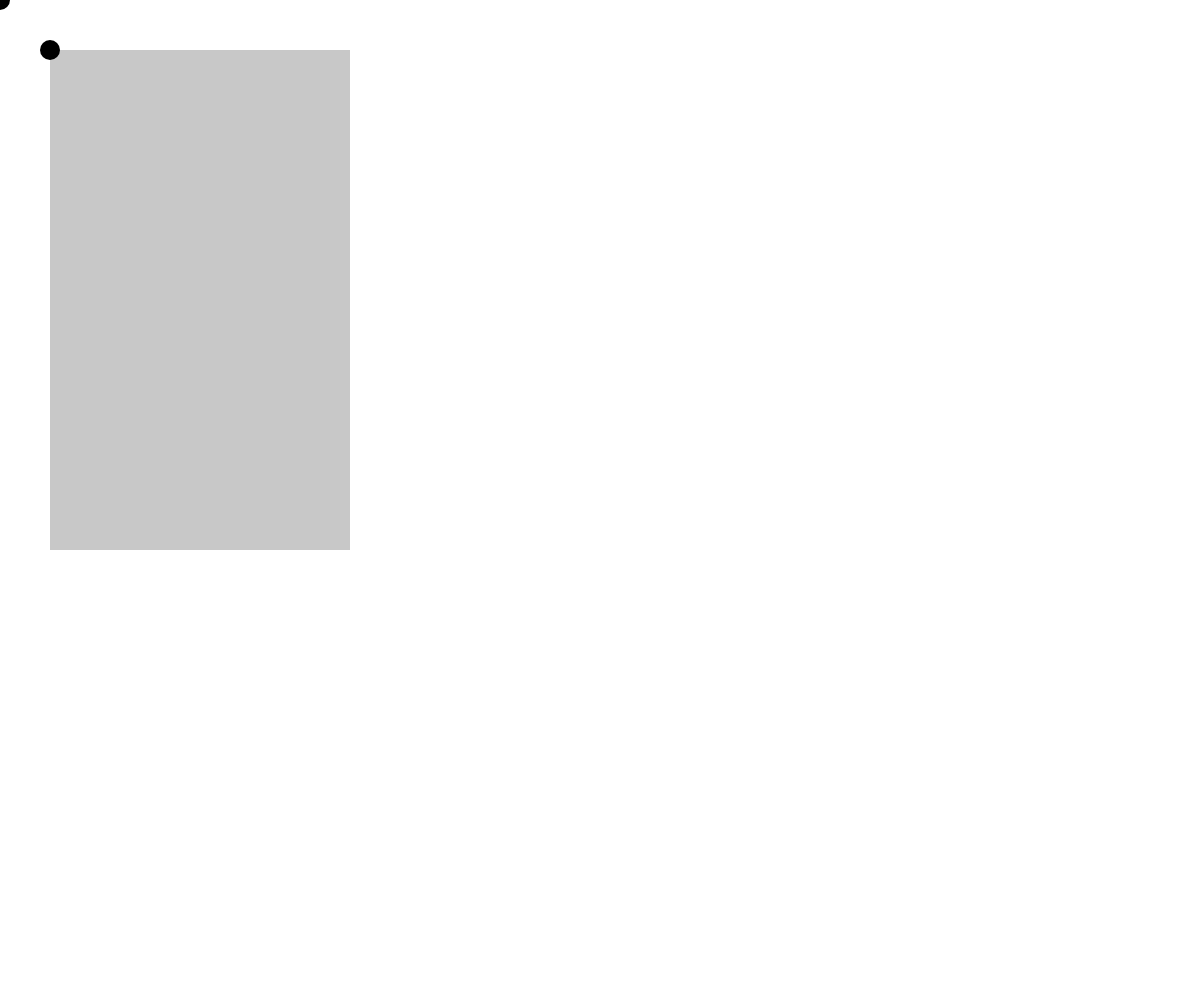
Frame 1 (no input)
Frame 60 (no input): identical to frame 1, image omitted
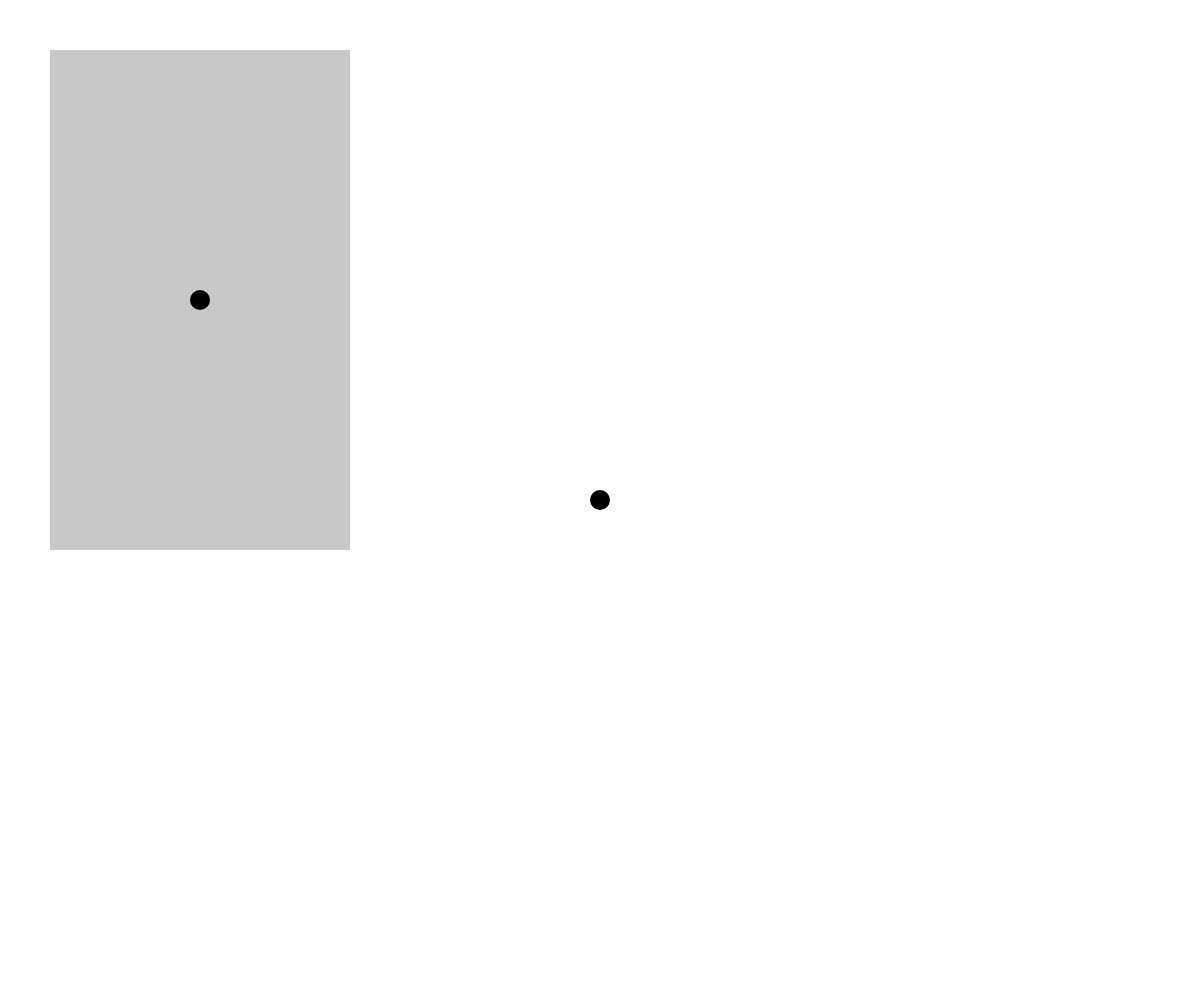
Frame 120 (the mouse pressed at the canvas centre since frame 60)

The p5.js sketch that drew these frames (run headless with seeded random() and noise() and a simulated clock; from frame 60 on, the mouse is pressed at the canvas centre):

// p5.js sketch
// ── sketch.js
function setup(){
	createCanvas(windowWidth, windowHeight);
	noStroke();
}

function draw(){
	background(255);

	let x = 50;
	let y = 50;

	let w = 300;
	let h = 500;

	fill(200);
	rect(x,y, w, h);

	fill(0);
	ellipse(mouseX, mouseY, 20, 20);
	ellipse(
		map(mouseX,0, width,x,w+x),
		map(mouseY,0, height,y,h+y),
		20,
		20
	)
}
